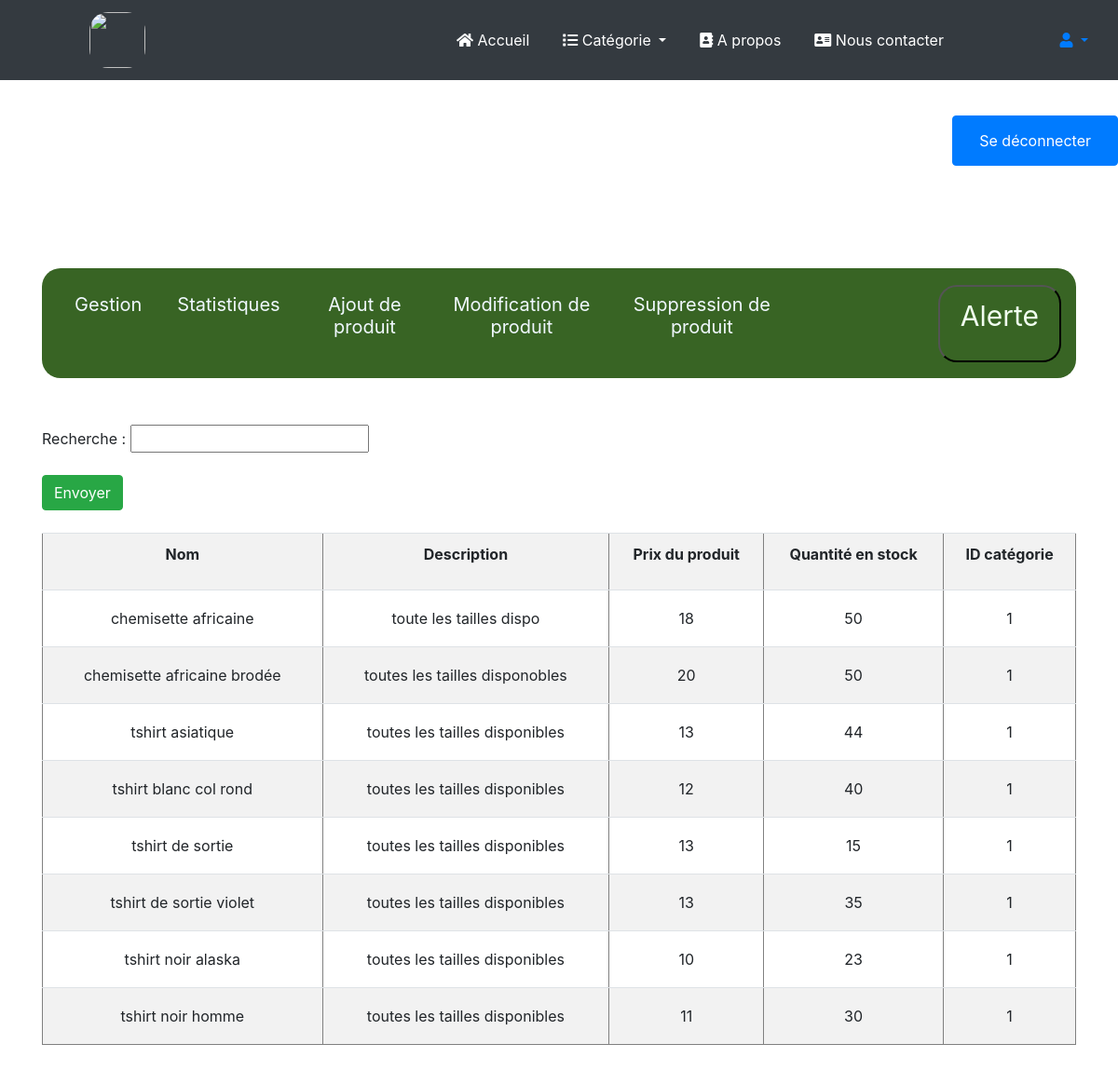
Screenshot of /gestion/statistique.php (signed in) with the database file from the repository.
### tables this page shows
CREATE TABLE `produit` (
  `id_produit` int(11) NOT NULL,
  `nom_produit` varchar(50) NOT NULL,
  `description_produit` varchar(50) NOT NULL,
  `prix_produit` float NOT NULL,
  `qte_en_stock` int(11) NOT NULL,
  `id_categorie` int(11) NOT NULL
);

### gestion/function.php (called while the page is built, shortened)
<?php
function est_connecte(): bool {
    return !empty($_SESSION['connecte']);
}

### gestion/statistique.php (the view, shortened to what this page needs)
<?php
require_once './function.php';
if ( user_connected() ) {
    $host = 'localhost';
    $db_name = 'projet';
    $username = 'root';
    $password = '';
    $bdd = null;
    try {
        $bdd = new PDO("mysql:host=$host;dbname=$db_name", $username, $password);
        $bdd->setAttribute(PDO::ATTR_ERRMODE, PDO::ERRMODE_EXCEPTION);
    } catch (PDOException $e) {
        die("Erreur de connexion à la base de données: " . $e->getMessage());
    }
}
if (isset($_GET['cle'])) {
    $cle =  security($_GET['cle']) ;
    $sql = "SELECT * FROM produit WHERE nom_produit = '$cle' ";
} else {
    $sql = "SELECT * FROM produit ORDER BY nom_produit ASC";
}
$req = $bdd->query($sql);
?>
<!DOCTYPE html>
<html lang="en">
<head>
    <link rel="stylesheet" href="../fontawesome/css/all.min.css">
    <link rel="stylesheet" href="nodes/bootstrap/css/bootstrap.css">
</head>
    <div class="" style="margin-top:100px">
        <?php   if(est_connecte()){
                include_once '../deconnexion.php';
            }
        ?>
    </div>
<body>
    <?php include "./folder/header.php"; ?>
    <?php include "./folder/toolBar.php"; ?>
    <div class="container" style="margin-top:50px;">
        <form method="GET" id="monform" name="form1" action="<?php $_SERVER['PHP_SELF'] ?>">
            <p>
                <label> Recherche :
                <input type="text" name="cle" value="<?php if(isset($_GET['cle'])) echo $_GET['cle']  ?>">
                </label>
            </p>
            <p>
                <label>
                <input type="submit" name="boutton" class="btn btn-success" value="Envoyer" />
                </label>
            </p>
        </form>
        <table border="1" class="table table-striped">
            <tr>
                <td><b><p>Nom</p></b></td>
                <td><p><b>Description</b></p></td>
                <td> <p><b>Prix du produit</b></p></td>
                <td> <p><b>Quantité en stock</b></p></td>
                <td> <p><b>ID catégorie</b></p></td>
            </tr>
            <?php while ($result = $req->fetch()) {  ?>
            <tr >
                <td style="padding: 20px;"><?php echo $result['nom_produit'] ?></td>
                <td style="padding: 20px;"><?php echo $result['description_produit'] ?></td>
                <td style="padding: 20px;"><?php echo $result['qte_en_stock'] ?></td>
                <td style="padding: 20px;"><?php echo $result['prix_produit'] ?></td>
                <td style="padding: 20px;"><?php echo $result['id_categorie'] ?></td>
            </tr>
            <?php } ?>
        </table>
    </div>
</body>
</html>

### gestion/folder/style.php (style rules this page uses)
body { background: url(./bleu.jpg)no-repeat 50% 50%; background-size: cover; border-radius: 0px 0px 20px 20px; margin-bottom: 40px; }
td { text-align: center; }

### rows the page displays
produit: nom_produit "chemisette africaine", description_produit "toute les tailles dispo", qte_en_stock "18", prix_produit "50", id_categorie "1"
produit: nom_produit "chemisette africaine brodée", description_produit "toutes les tailles disponobles", qte_en_stock "20", prix_produit "50", id_categorie "1"
produit: nom_produit "tshirt asiatique", description_produit "toutes les tailles disponibles", qte_en_stock "13", prix_produit "44", id_categorie "1"
produit: nom_produit "tshirt blanc col rond", description_produit "toutes les tailles disponibles", qte_en_stock "12", prix_produit "40", id_categorie "1"
produit: nom_produit "tshirt de sortie", description_produit "toutes les tailles disponibles", qte_en_stock "13", prix_produit "15", id_categorie "1"
produit: nom_produit "tshirt de sortie violet", description_produit "toutes les tailles disponibles", qte_en_stock "13", prix_produit "35", id_categorie "1"
produit: nom_produit "tshirt noir alaska", description_produit "toutes les tailles disponibles", qte_en_stock "10", prix_produit "23", id_categorie "1"
produit: nom_produit "tshirt noir homme", description_produit "toutes les tailles disponibles", qte_en_stock "11", prix_produit "30", id_categorie "1"
